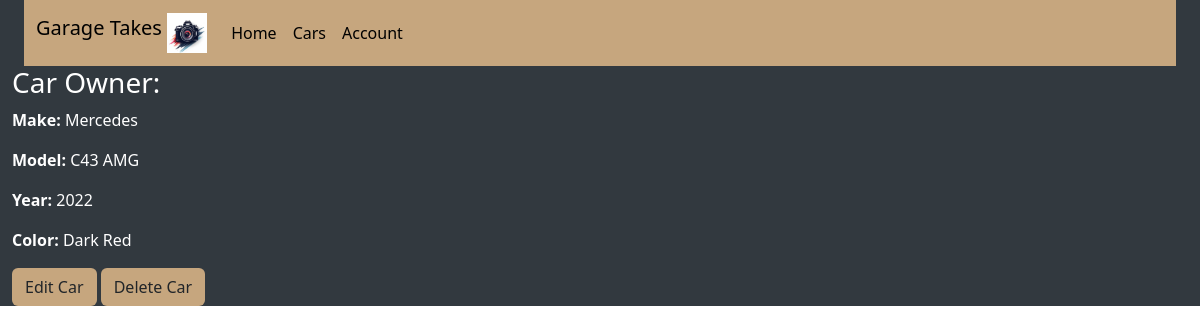
Page /car/20 on the committed database.
### final_app/models.py (models this page shows, shortened)
class Car(models.Model):
    owner = models.CharField(max_length=200)
    make = models.CharField(max_length=200)
    model = models.CharField(max_length=200)
    year = models.CharField(max_length=200)
    color = models.CharField(max_length=200)

### final_app/views.py (the view)
# urls.py: path('car/<int:pk>', views.CarDetailView.as_view(), name= 'car-detail'),
class CarDetailView(generic.DetailView):
   model = Car

### final_app/templates/final_app/car_detail.html
{% extends 'final_app/base_template.html' %}
{% block content %}
<h3 style="color: #ffffff">Car Owner: {{ car.owner }}</h3>
<p style="color: #ffffff"><strong>Make:</strong> {{ car.make }}</p>
<p style="color: #ffffff"><strong>Model:</strong> {{ car.model }}</p>
<p style="color: #ffffff"><strong>Year:</strong> {{ car.year }}</p>
<p style="color: #ffffff"><strong>Color:</strong> {{ car.color }}</p>
<a class="btn" style="background-color: #C6A67E" href="{% url 'edit_car' car.id %}" role="button">Edit Car</a>
<a class="btn" style="background-color: #C6A67E" href="{% url 'delete_car' car.id %}" role="button">Delete Car</a>
{% endblock %}

### rows in the picture
Car: make "Mercedes", model "C43 AMG", year "2022", color "Dark Red"
